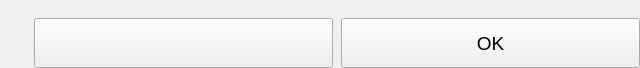
<?xml version="1.0" encoding="UTF-8"?>
<ui version="4.0">
 <class>UserStatusBarWidget</class>
 <widget class="QWidget" name="UserStatusBarWidget">
  <property name="geometry">
   <rect>
    <x>0</x>
    <y>0</y>
    <width>640</width>
    <height>54</height>
   </rect>
  </property>
  <property name="windowTitle">
   <string>Form</string>
  </property>
  <layout class="QVBoxLayout" name="verticalLayout" stretch="0">
   <property name="spacing">
    <number>0</number>
   </property>
   <property name="leftMargin">
    <number>0</number>
   </property>
   <property name="topMargin">
    <number>0</number>
   </property>
   <property name="rightMargin">
    <number>0</number>
   </property>
   <property name="bottomMargin">
    <number>0</number>
   </property>
   <item>
    <widget class="QLabel" name="lblUserInfo">
     <property name="sizePolicy">
      <sizepolicy hsizetype="Maximum" vsizetype="Maximum">
       <horstretch>0</horstretch>
       <verstretch>0</verstretch>
      </sizepolicy>
     </property>
     <property name="font">
      <font>
       <pointsize>12</pointsize>
      </font>
     </property>
     <property name="textFormat">
      <enum>Qt::PlainText</enum>
     </property>
    </widget>
   </item>
   <item>
    <layout class="QHBoxLayout" name="timerLayout">
     <property name="spacing">
      <number>8</number>
     </property>
     <property name="topMargin">
      <number>0</number>
     </property>
     <property name="bottomMargin">
      <number>0</number>
     </property>
     <item>
      <widget class="QLabel" name="lblTimerInfo">
       <property name="sizePolicy">
        <sizepolicy hsizetype="Maximum" vsizetype="Maximum">
         <horstretch>0</horstretch>
         <verstretch>0</verstretch>
        </sizepolicy>
       </property>
       <property name="font">
        <font>
         <pointsize>12</pointsize>
        </font>
       </property>
      </widget>
     </item>
     <item>
      <widget class="QLabel" name="lblTimer">
       <property name="sizePolicy">
        <sizepolicy hsizetype="Maximum" vsizetype="Maximum">
         <horstretch>0</horstretch>
         <verstretch>0</verstretch>
        </sizepolicy>
       </property>
       <property name="font">
        <font>
         <pointsize>12</pointsize>
        </font>
       </property>
       <property name="textFormat">
        <enum>Qt::PlainText</enum>
       </property>
      </widget>
     </item>
     <item>
      <layout class="QHBoxLayout" name="buttonsLayout">
       <item>
        <widget class="QPushButton" name="btnLeave">
         <property name="minimumSize">
          <size>
           <width>50</width>
           <height>50</height>
          </size>
         </property>
         <property name="font">
          <font>
           <pointsize>14</pointsize>
          </font>
         </property>
        </widget>
       </item>
       <item>
        <widget class="QPushButton" name="btnOk">
         <property name="minimumSize">
          <size>
           <width>50</width>
           <height>50</height>
          </size>
         </property>
         <property name="font">
          <font>
           <pointsize>14</pointsize>
          </font>
         </property>
         <property name="text">
          <string>OK</string>
         </property>
        </widget>
       </item>
      </layout>
     </item>
    </layout>
   </item>
  </layout>
 </widget>
 <resources/>
 <connections/>
</ui>
